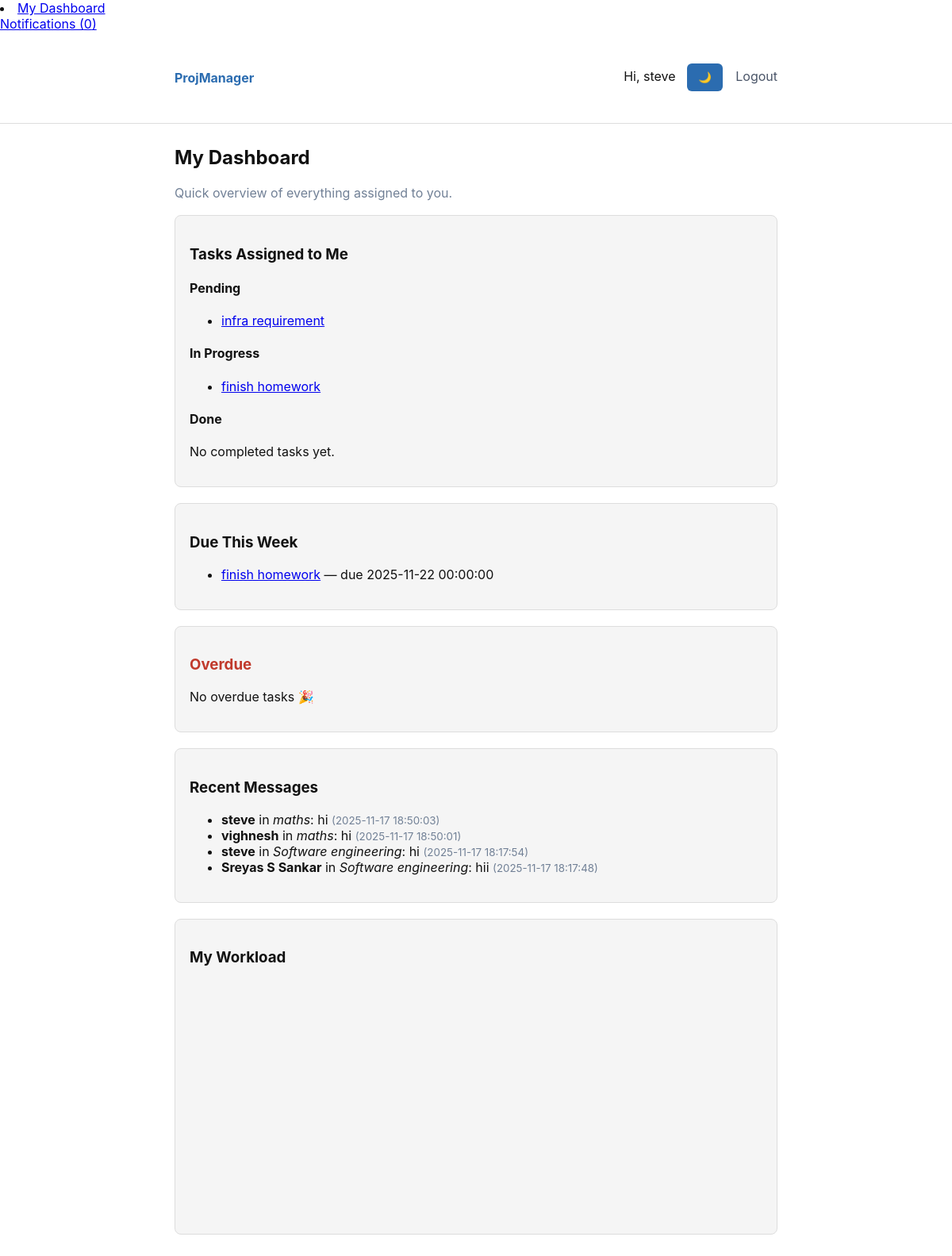
Page /my_dashboard (signed in) on the committed database.
### models.py (models this page shows, shortened)
class User(db.Model, UserMixin):
    id = db.Column(db.Integer, primary_key=True)
    username = db.Column(db.String(80), unique=True, nullable=False)
    email = db.Column(db.String(120), unique=True, nullable=False)
    password_hash = db.Column(db.String(128), nullable=False)

class Task(db.Model):
    id = db.Column(db.Integer, primary_key=True)
    title = db.Column(db.String(150), nullable=False)
    description = db.Column(db.Text, nullable=True)
    status = db.Column(db.String(20), default='Pending')  # Pending, In Progress, Done
    created_by = db.Column(db.Integer, db.ForeignKey('user.id'), nullable=False)
    assigned_to = db.Column(db.Integer, db.ForeignKey('user.id'), nullable=True)
    group_id = db.Column(db.Integer, db.ForeignKey('group.id'), nullable=False)
    timestamp = db.Column(db.DateTime, default=db.func.now())
    priority = db.Column(db.String(10))
    tags = db.relationship('Tag', secondary=task_tags, backref=db.backref('tasks', lazy='dynamic'))
    activities = db.relationship('TaskActivity', backref='task', lazy=True)
    created_at = db.Column(db.DateTime, default=datetime.utcnow)
    due_date = db.Column(db.DateTime, nullable=True)
    updated_at = db.Column(db.DateTime, default=datetime.utcnow, onupdate=datetime.utcnow)
    pomodoro_active = db.Column(db.Boolean, default=False)
    pomodoro_end = db.Column(db.DateTime, nullable=True)
    creator = db.relationship('User', foreign_keys=[created_by], backref='created_tasks')
    assignee = db.relationship('User', foreign_keys=[assigned_to], backref='assigned_tasks')
    group = db.relationship('Group', backref='tasks')

class GroupMessage(db.Model):
    id = db.Column(db.Integer, primary_key=True)
    group_id = db.Column(db.Integer, db.ForeignKey('group.id'), nullable=False)
    user_id = db.Column(db.Integer, db.ForeignKey('user.id'), nullable=False)
    message = db.Column(db.Text, nullable=False)
    timestamp = db.Column(db.DateTime, default=db.func.now())
    user = db.relationship('User', backref='group_messages')
    group = db.relationship('Group', backref='messages')

class Group(db.Model):
    id = db.Column(db.Integer, primary_key=True)
    name = db.Column(db.String(100), nullable=False)
    description = db.Column(db.Text, nullable=True)
    admin_id = db.Column(db.Integer, db.ForeignKey('user.id'), nullable=False)
    admin = db.relationship('User', backref='owned_groups')
    members = db.relationship('GroupMembership', back_populates='group', cascade='all, delete-orphan')

### app.py (the view)
@app.route('/my_dashboard')
@login_required
def my_dashboard():
    user = current_user
    my_tasks = Task.query.filter_by(assigned_to=user.id).all()
    pending = [t for t in my_tasks if t.status == "Pending"]
    inprogress = [t for t in my_tasks if t.status == "In Progress"]
    done = [t for t in my_tasks if t.status == "Done"]
    today = datetime.utcnow().date()
    week_later = today + timedelta(days=7)
    due_this_week = []
    overdue = []
    for t in my_tasks:
        if not t.due_date:
            continue
        due = t.due_date.date() if isinstance(t.due_date, datetime) else t.due_date
        if today <= due <= week_later:
            due_this_week.append(t)
        if due < today and t.status != "Done":
            overdue.append(t)
    workload_data = [["Status", "Tasks"]]
    workload_data.append(["Pending", len(pending)])
    workload_data.append(["In Progress", len(inprogress)])
    workload_data.append(["Done", len(done)])
    groups = [m.group for m in user.memberships]
    recent_messages = GroupMessage.query \
        .filter(GroupMessage.group_id.in_([g.id for g in groups])) \
        .order_by(GroupMessage.timestamp.desc()) \
        .limit(10).all()
    activity = {}
    for t in my_tasks:
        if hasattr(t, "activities"):
            for act in t.activities:
                d = act.timestamp.date()
                activity[d] = activity.get(d, 0) + 1
    for msg in recent_messages:
        d = msg.timestamp.date()
        activity[d] = activity.get(d, 0) + 1
    activity_map = {str(d): c for d, c in activity.items()}
    return render_template(
        "user_dashboard.html",
        user=user,
        pending=pending,
        inprogress=inprogress,
        done=done,
        due_this_week=due_this_week,
        overdue=overdue,
        recent_messages=recent_messages,
        workload_data=workload_data,
        activity_map=activity_map
    )

### app.py (called while the page is built)
@login_manager.user_loader
def load_user(user_id):
    return User.query.get(int(user_id))

@app.context_processor
def inject_notifications():
    if current_user.is_authenticated:
        unread = Notification.query.filter_by(user_id=current_user.id, is_read=False).all()
        return dict(unread_notifications=unread)
    return dict(unread_notifications=[])

### templates/user_dashboard.html (shortened to what this page needs)
{% extends 'base.html' %}
{% block content %}
<h2>My Dashboard</h2>
<p class="muted">Quick overview of everything assigned to you.</p>
<div class="card">
    <h3>Tasks Assigned to Me</h3>
    <h4>Pending</h4>
    {% if pending %}
        <ul>
        {% for t in pending %}
            <li><a href="{{ url_for('task_detail', group_id=t.group_id, task_id=t.id) }}">{{ t.title }}</a></li>
        {% endfor %}
        </ul>
    {% else %}
        <p>No pending tasks 🎉</p>
    {% endif %}
    <h4>In Progress</h4>
    {% if inprogress %}
        <ul>
        {% for t in inprogress %}
            <li><a href="{{ url_for('task_detail', group_id=t.group_id, task_id=t.id) }}">{{ t.title }}</a></li>
        {% endfor %}
        </ul>
    {% else %}
        <p>No active tasks.</p>
    {% endif %}
    <h4>Done</h4>
    {% if done %}
        <ul>
        {% for t in done %}
            <li>{{ t.title }}</li>
        {% endfor %}
        </ul>
    {% else %}
        <p>No completed tasks yet.</p>
    {% endif %}
</div>
<div class="card" style="margin-top:20px;">
    <h3>Due This Week</h3>
    {% if due_this_week %}
        <ul>
            {% for t in due_this_week %}
            <li>
                <a href="{{ url_for('task_detail', group_id=t.group_id, task_id=t.id) }}">{{ t.title }}</a>
                — due {{ t.due_date }}
            </li>
            {% endfor %}
        </ul>
    {% else %}
        <p>No deadlines this week.</p>
    {% endif %}
</div>
<div class="card" style="margin-top:20px;">
    <h3 style="color:#c0392b;">Overdue</h3>
    {% if overdue %}
        <ul>
            {% for t in overdue %}
            <li>
                <a href="{{ url_for('task_detail', group_id=t.group_id, task_id=t.id) }}">{{ t.title }}</a>
                — due {{ t.due_date }}
            </li>
            {% endfor %}
        </ul>
    {% else %}
        <p>No overdue tasks 🎉</p>
    {% endif %}
</div>
<div class="card" style="margin-top:20px;">
    <h3>Recent Messages</h3>
    {% if recent_messages %}
        <ul>
        {% for m in recent_messages %}
            <li>
                <strong>{{ m.user.username }}</strong> in <em>{{ m.group.name }}</em>:
                {{ m.message }}
                <small class="muted">({{ m.timestamp }})</small>
            </li>
        {% endfor %}
        </ul>
    {% else %}
        <p>No recent messages.</p>
    {% endif %}
</div>
<div class="card" style="margin-top:20px;">
    <h3>My Workload</h3>
    <div id="user_workload_chart" style="height:300px;"></div>
</div>
{% endblock %}

### templates/base.html (shortened to what this page needs)
<!doctype html>
<html lang="en">
<head>
    <li><a href="{{ url_for('my_dashboard') }}">My Dashboard</a></li>
    <link rel="stylesheet" href="{{ url_for('static', filename='css/style.css') }}">
</head>
<body class="{{ 'dark-mode' if session.get('theme') == 'dark' else '' }}">
{% if current_user.is_authenticated %}
<a href="{{ url_for('notifications') }}">
    Notifications ({{ current_user.unread_notifications|length }})
</a>
{% endif %}
{% set _ = session.pop('popup_notification', None) %}
<nav class="nav">
    <div class="container">
        <a class="brand" href="{{ url_for('index') }}">ProjManager</a>
        <div class="nav-right">
            {% if current_user.is_authenticated %}
                <span>Hi, {{ current_user.username }}</span>
                <button id="theme-toggle" class="btn" style="margin-left:10px;">
                    🌙
                </button>
                <a href="{{ url_for('logout') }}">Logout</a>
            {% else %}
                <a href="{{ url_for('login') }}">Login</a>
                <a href="{{ url_for('register') }}">Register</a>
            {% endif %}
        </div>
    </div>
</nav>
<main class="container">
    {% block content %}{% endblock %}
</main>
</body>
</html>

### static/css/style.css (style rules this page uses)
:root { --max-width:760px;--accent:#2b6cb0 }
body { font-family:Inter,system-ui,Segoe UI,Roboto,Arial,sans-serif;margin:0;background:#f7fafc;color:#222 }
.container { max-width:var(--max-width);margin:28px auto;padding:0 16px }
.nav { background:white;border-bottom:1px solid #e6eef6 }
.nav .container { display:flex;align-items:center;justify-content:space-between;padding:12px 16px }
.brand { font-weight:700;color:var(--accent);text-decoration:none }
.nav-right a { margin-left:12px;text-decoration:none;color:#4a5568 }
.btn { padding:10px 14px;border:none;border-radius:6px;background:var(--accent);color:white;cursor:pointer }
.muted { color:#718096 }
.card { background:white;padding:18px;border-radius:8px;margin-top:18px }
:root { --bg-color: #ffffff; --text-color: #111111; --card-bg: #f5f5f5; --nav-bg: #ffffff; --border-color: #dddddd; }
body { background: var(--bg-color); color: var(--text-color); }
.card { background: var(--card-bg); border: 1px solid var(--border-color); }
.nav { background: var(--nav-bg); border-bottom: 1px solid var(--border-color); }

### rows in the picture
User: username "steve"
Task: title "infra requirement"
Task: title "finish homework", due_date "2025-11-22 00:00:00"
GroupMessage: user.username "steve", group.name "maths", message "hi", timestamp "2025-11-17 18:50:03"
GroupMessage: user.username "vighnesh", group.name "maths", message "hi", timestamp "2025-11-17 18:50:01"
GroupMessage: user.username "steve", group.name "Software engineering", message "hi", timestamp "2025-11-17 18:17:54"
GroupMessage: user.username "Sreyas S Sankar", group.name "Software engineering", message "hii", timestamp "2025-11-17 18:17:48"

### other values in the picture
{{ current_user.unread_notifications|length }} "0"
